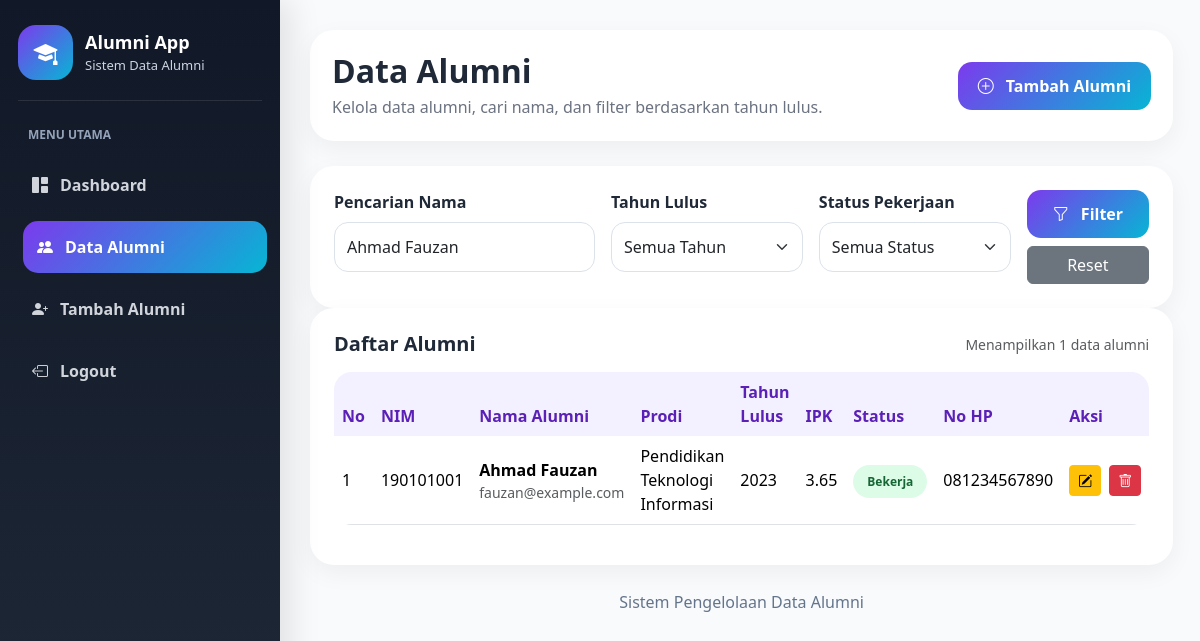
The app's page /alumni.php?nama=Ahmad Fauzan with its own data.
### tables this page shows
CREATE TABLE `alumni` (
  `id_alumni` int(11) NOT NULL,
  `nim` varchar(30) NOT NULL,
  `nama_lengkap` varchar(120) NOT NULL,
  `jenis_kelamin` enum('Laki-laki','Perempuan') NOT NULL,
  `tempat_lahir` varchar(80) DEFAULT NULL,
  `tanggal_lahir` date DEFAULT NULL,
  `program_studi` varchar(100) NOT NULL,
  `fakultas` varchar(100) DEFAULT NULL,
  `tahun_masuk` year(4) DEFAULT NULL,
  `tahun_lulus` year(4) NOT NULL,
  `ipk` decimal(3,2) DEFAULT NULL,
  `email` varchar(100) DEFAULT NULL,
  `no_hp` varchar(20) DEFAULT NULL,
  `alamat` text DEFAULT NULL,
  `status_pekerjaan` enum('Bekerja','Wirausaha','Studi Lanjut','Belum Bekerja') DEFAULT 'Belum Bekerja',
  `created_at` timestamp NOT NULL DEFAULT current_timestamp(),
  `updated_at` timestamp NOT NULL DEFAULT current_timestamp() ON UPDATE current_timestamp()
);

### alumni.php (the view, shortened to what this page needs)
<?php
$conn = mysqli_connect(
    "localhost",
    "root",
    "",
    "db_alumni"
);
$nama = $_GET['nama'] ?? '';
$nama = mysqli_real_escape_string($conn, $nama);
$sql = "SELECT * FROM alumni WHERE 1=1";
if (!empty($nama)) {
    $sql .= " AND nama_lengkap LIKE '%$nama%'";
}
$sql .= " ORDER BY id_alumni DESC";
$query = mysqli_query($conn, $sql);
$total_data = mysqli_num_rows($query);
?>
<!DOCTYPE html>
<html lang="id">
<head>
    <link href="https://cdn.jsdelivr.net/npm/bootstrap@5.3.3/dist/css/bootstrap.min.css" rel="stylesheet">
    <link href="https://cdn.jsdelivr.net/npm/bootstrap-icons@1.11.3/font/bootstrap-icons.css" rel="stylesheet">
    <link href="assets/css/style.css" rel="stylesheet">
</head>
<body>
<div class="app-wrapper">
    <aside class="sidebar">
        <div class="brand-box">
            <div class="brand-icon">
                <i class="bi bi-mortarboard-fill"></i>
            </div>
            <div>
                <p class="brand-title">Alumni App</p>
                <p class="brand-subtitle">Sistem Data Alumni</p>
            </div>
        </div>
        <p class="menu-label">Menu Utama</p>
        <ul class="sidebar-menu">
            <li>
                <a href="dashboard.php">
                    <i class="bi bi-grid-1x2-fill"></i>
                    Dashboard
                </a>
            </li>
            <li>
                <a href="alumni.php" class="active">
                    <i class="bi bi-people-fill"></i>
                    Data Alumni
                </a>
            </li>
            <li>
                <a href="tambah-alumni.php">
                    <i class="bi bi-person-plus-fill"></i>
                    Tambah Alumni
                </a>
            </li>
            <li>
                <a href="index.php">
                    <i class="bi bi-box-arrow-left"></i>
                    Logout
                </a>
            </li>
        </ul>
    </aside>
    <main class="main-content">
        <div class="topbar">
            <div>
                <h1 class="page-title">Data Alumni</h1>
                <p class="page-subtitle">
                    Kelola data alumni, cari nama, dan filter berdasarkan tahun lulus.
                </p>
            </div>
            <a href="tambah-alumni.php" class="btn btn-main">
                <i class="bi bi-plus-circle me-2"></i>
                Tambah Alumni
            </a>
        </div>
        <section class="filter-box">
            <form method="GET">
                <div class="row g-3">
                    <div class="col-lg-4">
                        <label class="form-label">Pencarian Nama</label>
                        <input
                            type="text"
                            name="nama"
                            class="form-control"
                            placeholder="Cari nama alumni"
                            value="<?= htmlspecialchars($nama); ?>"
                        >
                    </div>
                     <div class="col-lg-3">
                        <label class="form-label">Tahun Lulus</label>
                        <select name="tahun_lulus" class="form-select">
                            <option value="">Semua Tahun</option>
                        </select>
                    </div>
                    <div class="col-lg-3">
                        <label class="form-label">
                            Status Pekerjaan
                        </label>
                        <select name="status" class="form-select">
                            <option value="">Semua Status</option>
                        </select>
                    </div>
                    <div class="col-lg-2 d-flex align-items-end">
                        <div class="w-100">
                            <button type="submit" class="btn btn-main w-100 mb-2">
                                <i class="bi bi-funnel me-2"></i>
                                Filter
                            </button>
                            <a href="alumni.php" class="btn btn-secondary w-100">
                                Reset
                            </a>
                        </div>
                    </div>
                </div>
            </form>
        </section>
        <section class="content-card">
            <div class="d-flex justify-content-between align-items-center mb-3 flex-wrap gap-2">
                <h2 class="card-heading mb-0">
                    Daftar Alumni
                </h2>
                <span class="text-muted small">
                    Menampilkan <?= $total_data ?> data alumni
                </span>
            </div>
            <div class="table-responsive">
                <table class="table table-hover align-middle">
                    <thead>
                        <tr>
                            <th>No</th>
                            <th>NIM</th>
                            <th>Nama Alumni</th>
                            <th>Prodi</th>
                            <th>Tahun Lulus</th>
                            <th>IPK</th>
                            <th>Status</th>
                            <th>No HP</th>
                            <th>Aksi</th>
                        </tr>
                    </thead>
                    <tbody>
                    <?php
                    $no = 1;
                    if(mysqli_num_rows($query) > 0):
                    while($data = mysqli_fetch_assoc($query)):
                    ?>
                    <tr>
                        <td><?= $no++; ?></td>
                        <td><?= htmlspecialchars($data['nim']); ?></td>
                        <td>
                            <strong>
                                <?= htmlspecialchars($data['nama_lengkap']); ?>
                            </strong>
                            <div class="text-muted small">
                                <?= htmlspecialchars($data['email']); ?>
                            </div>
                        </td>
                        <td><?= htmlspecialchars($data['program_studi']); ?></td>
                        <td><?= htmlspecialchars($data['tahun_lulus']); ?></td>
                        <td><?= htmlspecialchars($data['ipk']); ?></td>
                        <td>
                            <?php
                            if($data['status_pekerjaan']=="Bekerja"){
                                echo '<span class="badge-status badge-bekerja">Bekerja</span>';
                            }
                            elseif($data['status_pekerjaan']=="Wirausaha"){
                                echo '<span class="badge-status badge-wirausaha">Wirausaha</span>';
                            }
                            elseif($data['status_pekerjaan']=="Studi Lanjut"){
                                echo '<span class="badge-status badge-studi">Studi Lanjut</span>';
                            }
                            else{
                                echo '<span class="badge-status badge-belum">Belum Bekerja</span>';
                            }
                            ?>
                        </td>
                        <td><?= htmlspecialchars($data['no_hp']); ?></td>
                        <td>
                            <div class="action-buttons">
                                <a
                                    href="edit-alumni.php?id=<?= $data['id_alumni']; ?>"
                                    class="btn btn-sm btn-warning"
                                >
                                    <i class="bi bi-pencil-square"></i>
                                </a>
                                <a
                                    href="hapus-alumni.php?id=<?= $data['id_alumni']; ?>"
                                    class="btn btn-sm btn-danger"
                                    onclick="return confirm('Yakin ingin menghapus data ini?')"
                                >
                                    <i class="bi bi-trash"></i>
                                </a>
                            </div>
                        </td>
                    </tr>
                    <?php
                    endwhile;
                    endif; ?>
                    </tbody>
                </table>
            </div>
        </section>
        <p class="footer-note">
            Sistem Pengelolaan Data Alumni
        </p>
    </main>
</div>
</body>
</html>

### assets/css/style.css (style rules this page uses)
:root { --primary:#7c3aed; --primary-dark:#5b21b6; --secondary:#111827; --soft-blue:#f3f0ff; --soft-gray:#f8fafc; --text-dark:#1f2937; --text-muted:#6b7280; --border:#e5e7eb; --success:#10b981; --warning:#f59e0b; --danger:#ef4444; --info:#06b6d4; }
* { margin:0; padding:0; box-sizing:border-box; }
body { font-family:"Segoe UI",sans-serif; background:var(--soft-gray); color:var(--text-dark); }
a { text-decoration:none; }
.app-wrapper { display:flex; min-height:100vh; }
.sidebar { width:280px; background:linear-gradient( 180deg, #111827, #1f2937 ); position:fixed; top:0; left:0; min-height:100vh; padding:25px 18px; box-shadow:10px 0 30px rgba(0,0,0,.1); }
.brand-box { display:flex; align-items:center; gap:12px; margin-bottom:25px; padding-bottom:20px; border-bottom:1px solid rgba(255,255,255,.1); }
.brand-icon { width:55px; height:55px; border-radius:18px; background:linear-gradient( 135deg, #7c3aed, #06b6d4 ); color:white; display:flex; justify-content:center; align-items:center; font-size:24px; }
.brand-title { color:white; font-weight:800; margin-bottom:0; font-size:18px; }
.brand-subtitle { color:#cbd5e1; margin-bottom:0; font-size:13px; }
.menu-label { color:#94a3b8; text-transform:uppercase; font-size:12px; font-weight:700; margin:15px 10px; }
.sidebar-menu { list-style:none; padding:0; }
.sidebar-menu li { margin-bottom:10px; }
.sidebar-menu a { display:flex; align-items:center; gap:12px; padding:14px; color:#d1d5db; border-radius:15px; transition:.3s; font-weight:600; }
.sidebar-menu a:hover, .sidebar-menu a.active { background:linear-gradient( 135deg, #7c3aed, #06b6d4 ); color:white; transform:translateX(5px); }
.main-content { margin-left:280px; width:100%; padding:30px; }
.topbar { background:white; border-radius:24px; padding:22px; margin-bottom:25px; display:flex; justify-content:space-between; align-items:center; box-shadow:0 8px 25px rgba(0,0,0,.05); }
.page-title { font-size:32px; font-weight:800; margin-bottom:5px; }
.page-subtitle { color:var(--text-muted); margin-bottom:0; }
.stat-card, .content-card, .filter-box { background:white; border-radius:24px; padding:24px; box-shadow:0 8px 25px rgba(0,0,0,.05); border:none; }
.table { border-radius:18px; overflow:hidden; }
.table thead th { background:#f3f0ff; color:#5b21b6; font-weight:800; border:none; }
.table tbody tr { transition:.3s; }
.badge-status { padding:8px 14px; border-radius:999px; font-size:12px; font-weight:700; }
.badge-bekerja { background:#dcfce7; color:#166534; }
.btn-main { background:linear-gradient( 135deg, #7c3aed, #06b6d4 ); color:white; border:none; border-radius:14px; padding:12px 20px; font-weight:700; transition:.3s; }
.form-control, .form-select { border-radius:14px; padding:12px; border:1px solid #dbe2ea; }
.form-label { font-weight:700; }
.card-heading { font-size:20px; font-weight:800; margin-bottom:20px; }
.action-buttons { display:flex; gap:8px; }
.footer-note { text-align:center; color:#64748b; padding:25px; }
.stat-card, .content-card, .filter-box, .topbar { animation:fadeUp .5s ease; }

### records on screen
alumni: nim "190101001", nama_lengkap "Ahmad Fauzan", email "fauzan@example.com", program_studi "Pendidikan Teknologi Informasi", tahun_lulus "2023", ipk "3.65", status_pekerjaan "Bekerja", no_hp "081234567890"

### other values on screen
$total_data "1"
